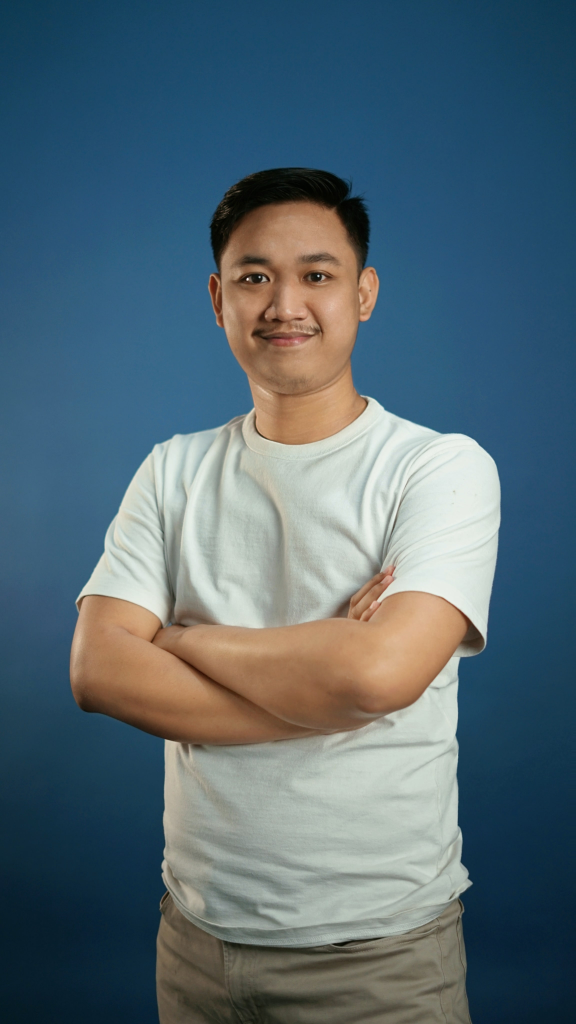
#> input picture 2311601633-tugas-mandiri-python-5/image.jpg, 2304 x 4095 px (shown at 1/4 size)
$ python main.py   (older library calls are emulated)
#> lines starting #> are read from the running program, lines starting #| are printed output that depends on the picture
import numpy as np
# fungsi ini sudah deprecated, sebagai gantinya menggunakan Pillow
# from scipy.misc import imread, imresize
from PIL import Image
import matplotlib.pyplot as plt

# Membaca gambar menggunakan Pillow
img = np.array(Image.open('image.jpg'))
#> img is the input picture: shape (4095, 2304, 3); mean R, G, B 85, 105.1, 115.3

# Menerapkan tint = red
img_tinted = img * [1, 0, 0]
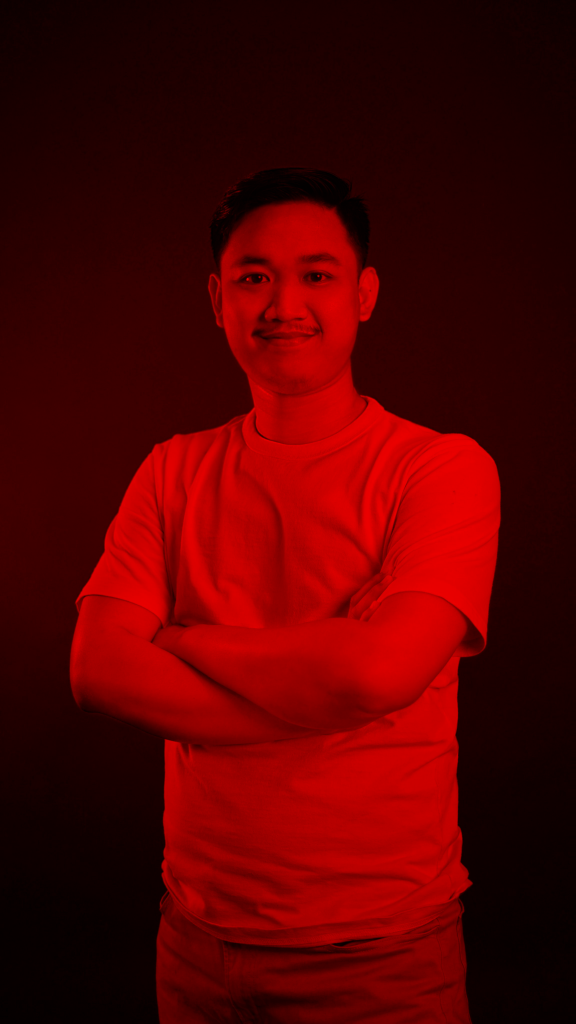
#> img_tinted: shape (4095, 2304, 3) int64 (shown at 1/4 size); mean R, G, B 85, 0, 0
# green
# img_tinted = img * [0, 1, 0]

# Menampilkan gambar asli dan gambar yang telah di-tint
plt.subplot(1, 2, 1)
plt.imshow(img)
plt.title("Original Image")

plt.subplot(1, 2, 2)
plt.imshow(np.uint8(img_tinted))
plt.title("Tinted Image")

plt.show()
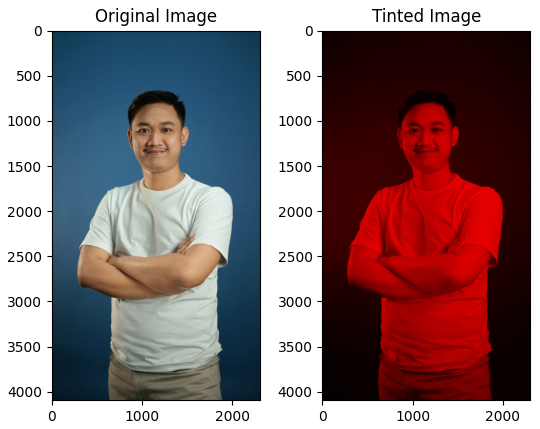
#> figure drawn by matplotlib, 2 panels
